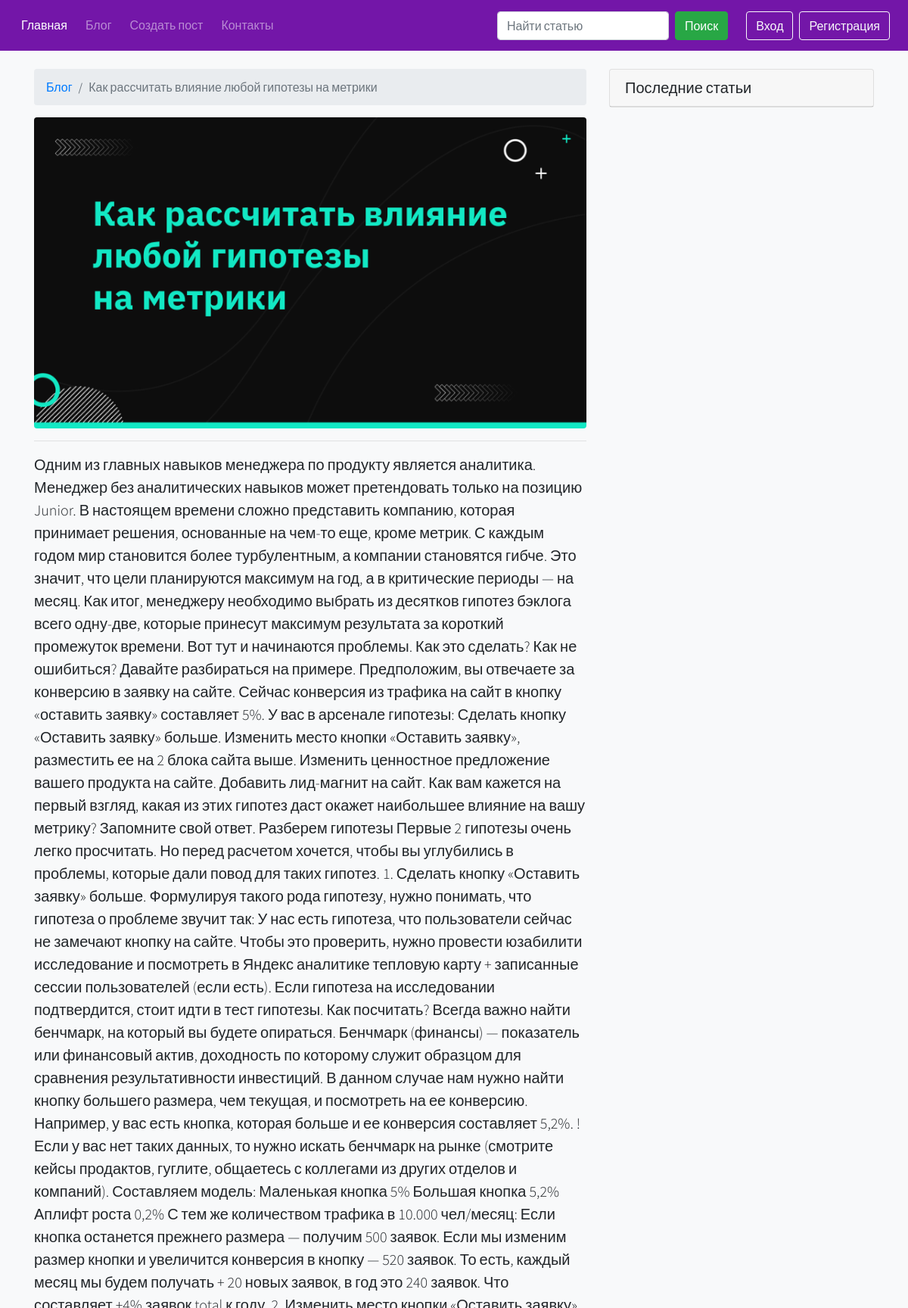
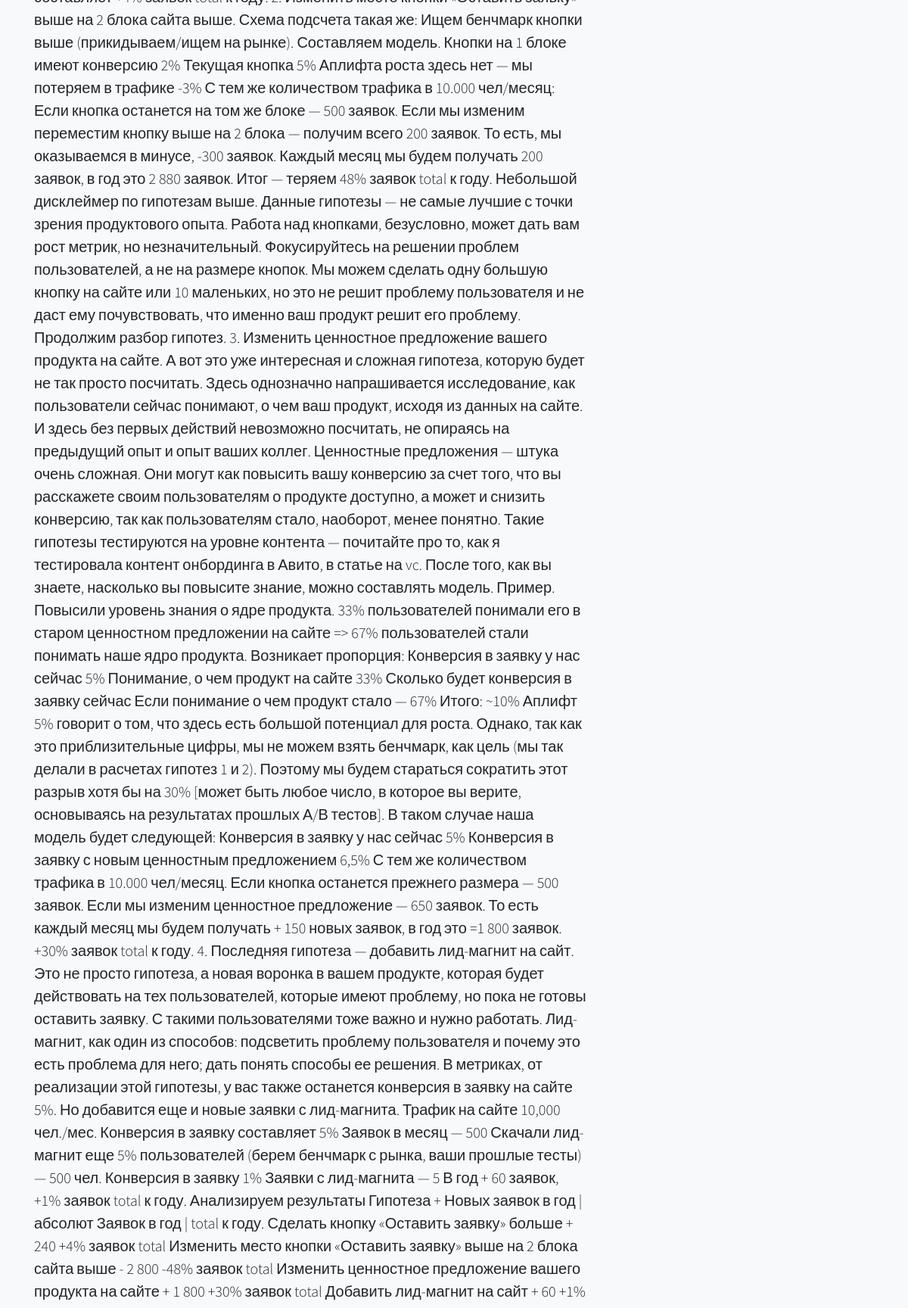
Page /blog/post-1 (upper part) on the earlier database version (2 pictures, top to bottom).
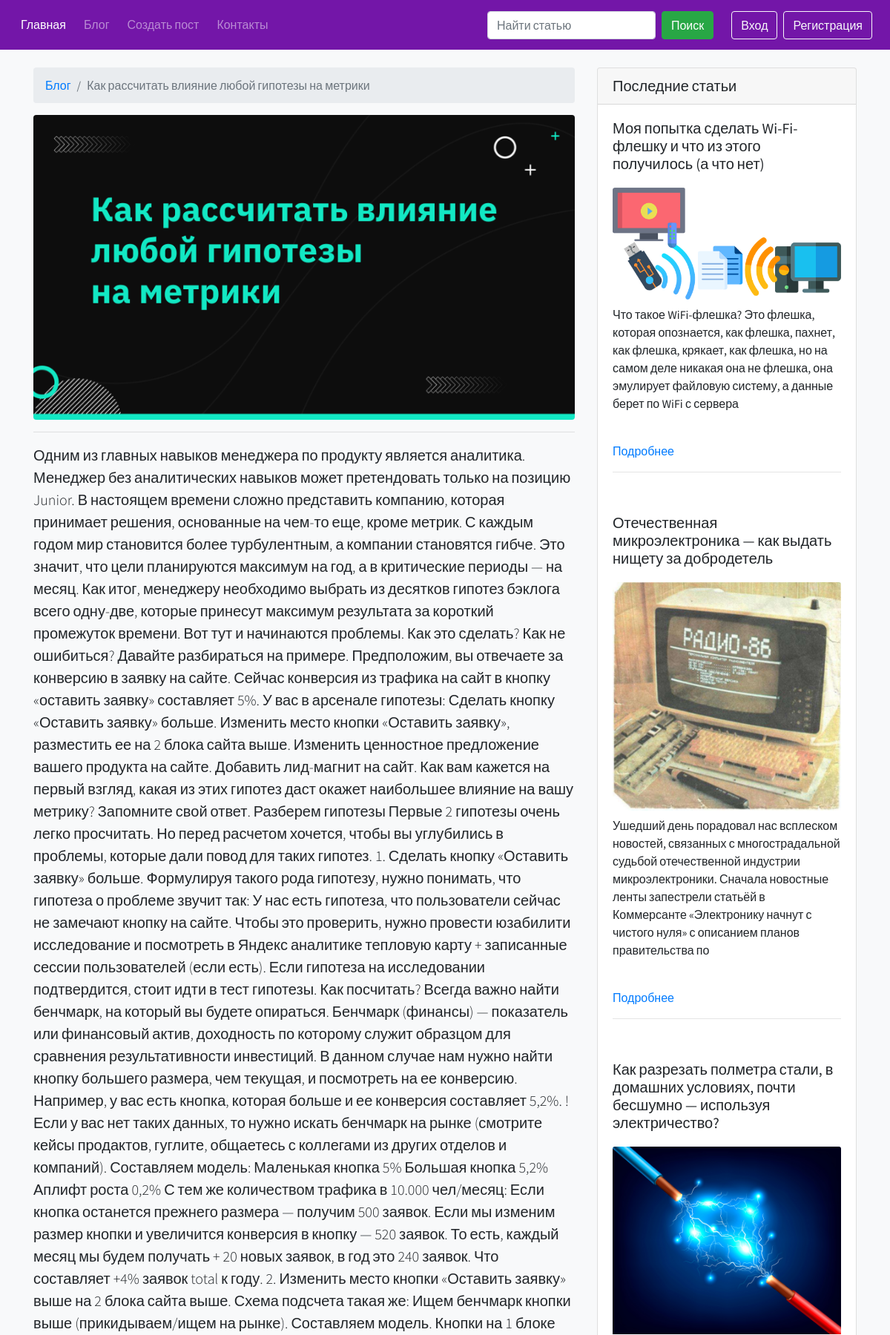
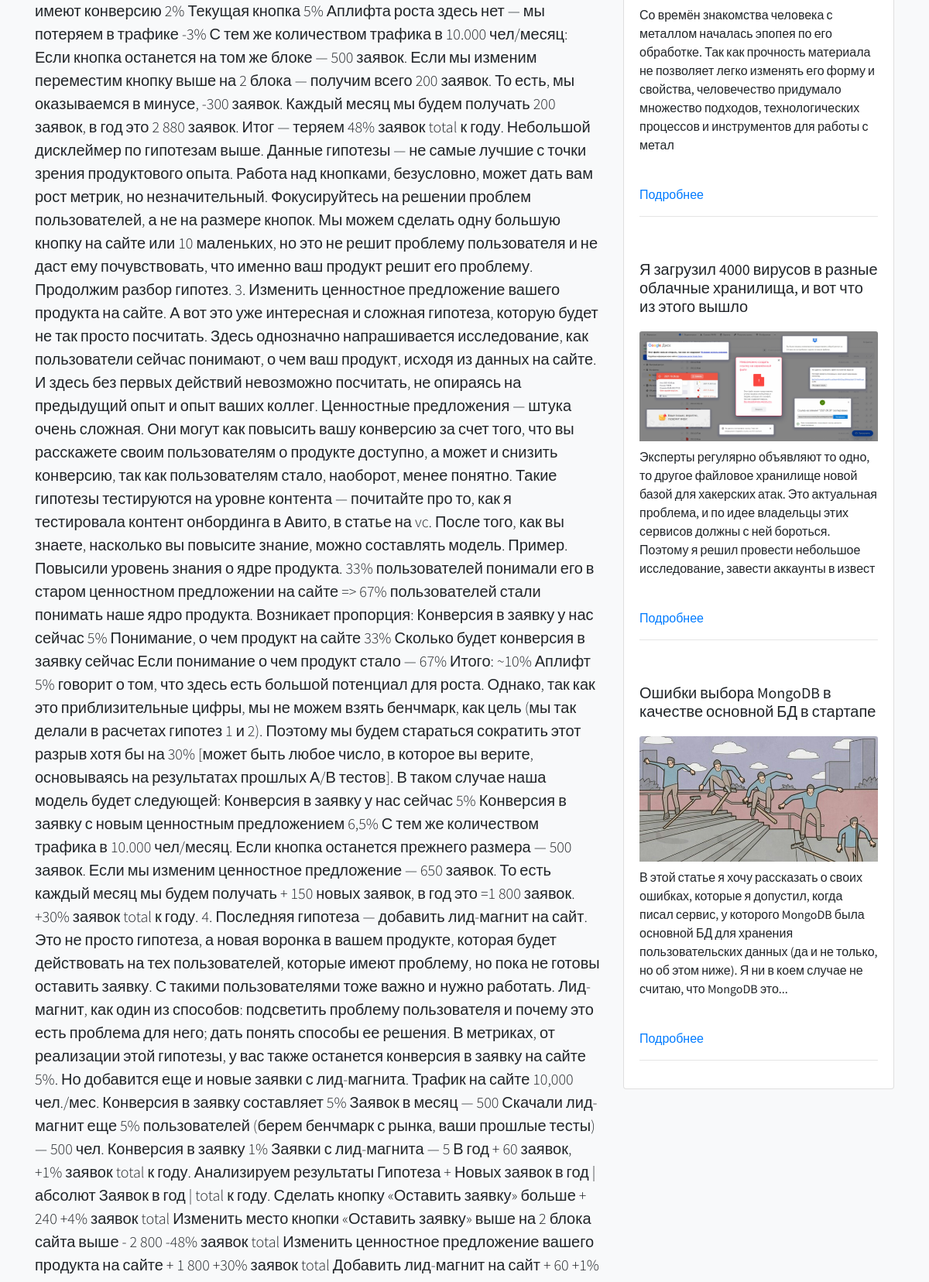
Same page on the later database version (2 pictures, top to bottom).
### blog/models.py (models this page shows, shortened)
class PostModel(db.Model):
    id = db.Column(db.Integer, primary_key=True)
    title = db.Column(db.String(100), nullable=False)
    image = db.Column(db.String(255), nullable=True)
    description = db.Column(db.String(255), nullable=False)
    text = db.Column(db.Text, nullable=False)
    author = db.Column(db.Integer, db.ForeignKey("user_model.id", ondelete="CASCADE"))
    created_data = db.Column(
        db.DateTime, default=datetime.now(timezone("Europe/Minsk"))
    )

### blog/blog.py (the view, shortened to what this page needs)
@blog.route("/post-<int:post_id>", methods=["GET", "POST"])
@logger.catch
def post_page_view(post_id):
    comment_form = CreateCommentForm()
    if not get_post_from_post_model_where_id(post_id):
        abort(404)
    return render_template(
        "blog/post_page.html",
        post=get_post_from_post_model_where_id(post_id),
        five_last_posts=get_five_last_posts_from_posts_table(post_id),
        comment_form=comment_form,
        all_comments=get_comments_from_comments_table_where_post_id(post_id),
    )

### blog/forms.py
class CreateCommentForm(FlaskForm):
    text = TextAreaField(
        "Текст комментария",
        validators=[DataRequired()],
        render_kw={
            "class": "form-control",
            "placeholder": "",
        },
    )
    submit = SubmitField(
        "Оставить комментарий",
        render_kw={"class": "btn my-3 btn-primary btn-block"},
    )

### app.py (called while the page is built)
@app.after_request
def redirect_to_signin(response):
    if response.status_code == 401:
        flash(
            "Пожалуйста войдите в свой аккаунт или зарегистрируйтесь, чтобы попасть в данный раздел.",
            "success",
        )
        return redirect(url_for("authentication.sign_in_view", next_page=request.url))
    return response

### blog/services.py (called while the page is built)
@logger.catch
def get_five_last_posts_from_posts_table(post_id: int):
    return PostModel.query.filter(PostModel.id != post_id).limit(5)[::-1]

@logger.catch
def get_post_from_post_model_where_id(post_id: int):
    return PostModel.query.get(post_id)

### templates/blog/post_page.html (shortened to what this page needs)
{% extends 'base.html' %}
{% block content_app %}
    <div class="container">
        <div class="row">
            <div class="col-lg-8 text-break">
                <nav aria-label="breadcrumb" class="mt-4">
                    <ol class="breadcrumb">
                        <li class="breadcrumb-item"><a href="{{ url_for("blog.blog_view") }}">Блог</a></li>
                        <li class="breadcrumb-item active" aria-current="page">{{ post.title }}</li>
                    </ol>
                </nav>
                <img class="img-fluid rounded" src="{{ url_for("static", filename="media/img/") }}{{ post.image }}" alt="">
                <hr>
                <p class="lead">{{ post.text|safe }}</p>
            </div>
        {% include 'blog/post_page_aside.html' %}
        </div>
    </div>
{% endblock %}

### templates/blog/post_page_aside.html
<div class="col-md-4">
    <div class="card my-4">
        <h5 class="card-header">Последние статьи</h5>
        {% for last_post in five_last_posts %}
            <div class="card-body">
                <h5 class="card-title">{{ last_post.title }}</h5>
                <img src="{{ url_for("static", filename="media/img/") }}{{ last_post.image }}" alt=""
                     class="card-img-top my-2"><br>
                <p>{{ last_post.description| safe | truncate(250) }}</p><br>
                <a href="{{ url_for('blog.post_page_view', post_id=last_post.id) }}" class="card-link">Подробнее</a>
                <hr>
            </div>
        {% endfor %}
    </div>
</div>

Differences in the rows shown:
added PostModel: title "Моя попытка сделать Wi-Fi-флешку и что из этого получилось (а что нет)", image (picture), description "Что такое WiFi-флешка? Это флешка, которая опознается, как флешка, пахнет, как флешка, крякает, как флешка, но на самом деле никакая она не флешка, она эмулирует файловую систему, а данные берет по WiFi с сервера"
added PostModel: title "Отечественная микроэлектроника — как выдать нищету за добродетель", image (picture), description "Ушедший день порадовал нас всплеском новостей, связанных с многострадальной судьбой отечественной индустрии микроэлектроники. Сначала новостные ленты запестрели статьёй в Коммерсанте «Электронику начнут с чистого нуля» с описанием планов правительства по"
added PostModel: title "Как разрезать полметра стали, в домашних условиях, почти бесшумно — используя электричество?", image (picture), description "Со времён знакомства человека с металлом началась эпопея по его обработке. Так как прочность материала не позволяет легко изменять его форму и свойства, человечество придумало множество подходов, технологических процессов и инструментов для работы с метал"
added PostModel: title "Я загрузил 4000 вирусов в разные облачные хранилища, и вот что из этого вышло", image (picture), description "Эксперты регулярно объявляют то одно, то другое файловое хранилище новой базой для хакерских атак. Это актуальная проблема, и по идее владельцы этих сервисов должны с ней бороться. Поэтому я решил провести небольшое исследование, завести аккаунты в извест"
added PostModel: title "Ошибки выбора MongoDB в качестве основной БД в стартапе", image (picture), description "В этой статье я хочу рассказать о своих ошибках, которые я допустил, когда писал сервис, у которого MongoDB была основной БД для хранения пользовательских данных (да и не только, но об этом ниже). Я ни в коем случае не считаю, что MongoDB это..."
